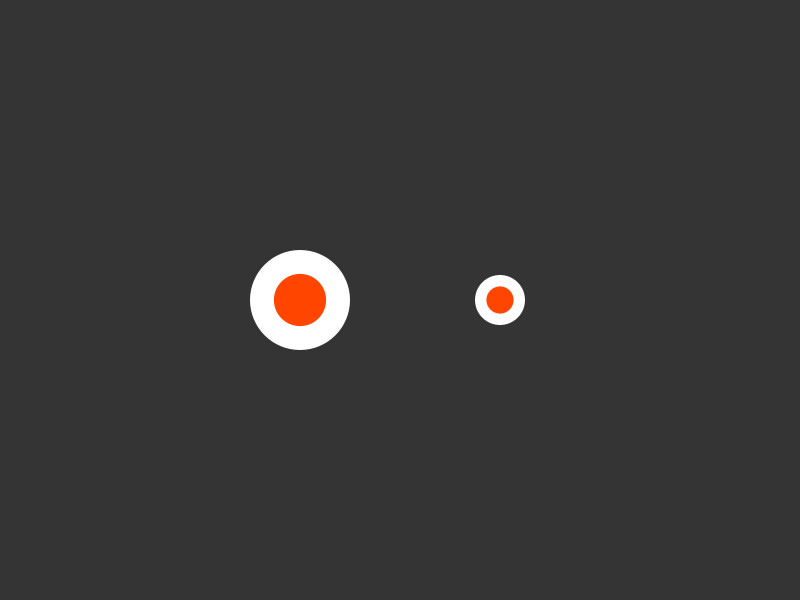
Frame 1 (no input)
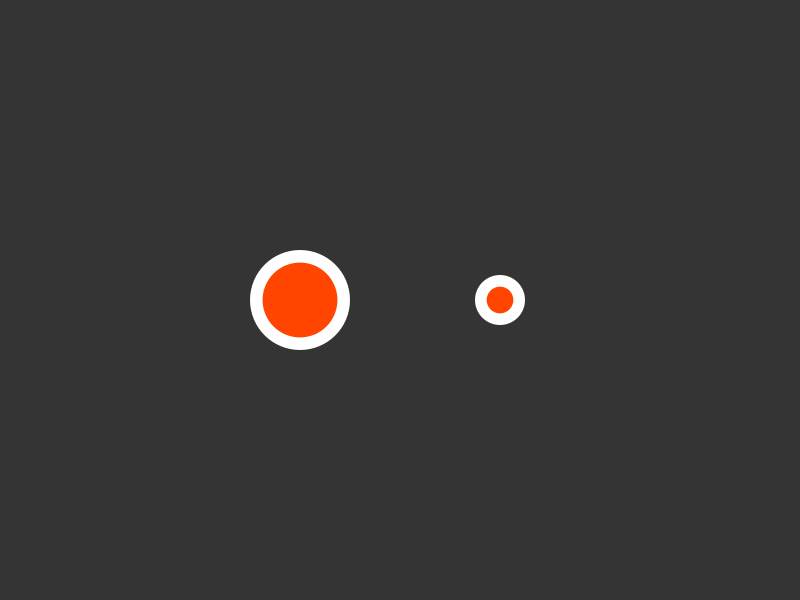
Frame 60 (the mouse pressed at the canvas centre just before this capture)
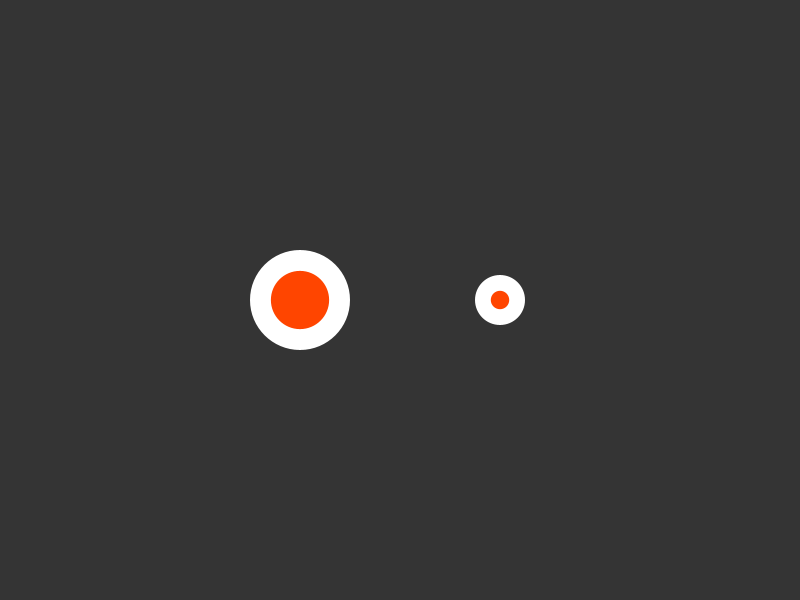
Frame 120 (the mouse held since frame 60 and released just before this capture)

The Processing sketch that drew these frames (run headless with seeded random() and noise(); from frame 60 on, the mouse is pressed at the canvas centre):

// Processing sketch: classes_02_behaviour
// ── classes_02_behaviour.pde
Circle circle;
Circle secondCircle;

void setup() {
  size(800, 600);

  circle = new Circle(width * 0.5 + 100, height * 0.5, 50);
  secondCircle = new Circle(width * 0.5 - 100, height * 0.5, 100);
}

void draw() {
  background(52);

  circle.draw();
  secondCircle.draw();
}


// ── Circle.pde
class Circle {
  PVector position;
  float diameter;
  float speed;

  Circle(float theX, float theY, float theDiameter) {
    position = new PVector(theX, theY);
    diameter = theDiameter;
    speed = random(0.2, 2.0);
  }

  void draw() {
    noStroke();
    
    fill(255);
    ellipse(position.x, position.y, diameter, diameter);
    
    float innerDiameter = map(sin(speed * millis() * 0.002f), -1, 1, diameter * 0.25, diameter * 0.75);
        
    fill(255, 69, 0);
    ellipse(position.x, position.y, innerDiameter, innerDiameter);
  }
}
